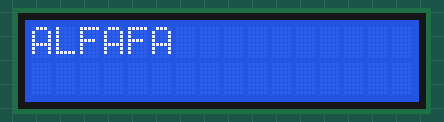
Simulated run of this sketch. Board: Arduino Uno, built with avr-gcc and run on an emulated ATmega328P. On the bench: 16×2 character LCD.

Above: at 5.1 s.

The sketch:

DISPLAY-PARALELO.ino
```cpp
// =====================================================================================
// --- Mapeamento de Hardware ---

#include <LiquidCrystal.h>
//D4 PIN7
//D5 PIN6
//D6 PIN5
//D7 PIN4
//EN PIN12
//RS PIN11
const int rs = 11, en = 12, d4 = 7, d5 = 6, d6 = 5, d7 = 4;
LiquidCrystal lcd(rs, en, d4, d5, d6, d7);
#define  pi2  2

// =====================================================================================
// --- Protótipo das Funções ---
void send_char       (     );
void lcd_init        (     );
void lcd_clear       (     );
void envia_caracter  (     );
void conf_entradas   (     );
void ler_Botao       (int r);

// =====================================================================================
// --- Variáveis Globais            ---
int buttonState   = 0;
int ledState      = 1;

// =====================================================================================
// --- Configurações Iniciais ---
void setup() {
      lcd.begin(16, 2);
      lcd.setCursor(0, 1);
      pinMode(pi2,  INPUT);
      lcd.clear   (     );
      delay       (1000 );
      //lcd.print   ("HELLO WORLD"  );
} //end setup
// =====================================================================================
// --- Loop Infinito ---
void loop            (     ) {
      lcd.clear   (     );
      delay(4000);
      lcd.print   ("ALFAFA"  );
      //lcd.print   ("ANALIZAR UMIDADE"  );
      delay(4000);

   /* D7 D6 D5 D4       D7 D6 D5 D4       os quatro primeiros bits BYTE HEX 48
      0  1  0  0        1  0  0  0  */
} //end loop
// =====================================================================================
// --- Desenvolvimento das Funções ---
// =====================================================================================
void ler_Botao       (int r){
      if (r != buttonState) {
            buttonState = !buttonState;
         if (buttonState == HIGH  ) {
            ledState = !ledState;
         }
      }
} // END void ler_Botao ()
// =====================================================================================
// =====================================================================================
// --- Final do Programa ---
```

Measured:
- what the display in image 0 shows lasts 4.0 s, from 5.1 s to 9.1 s
